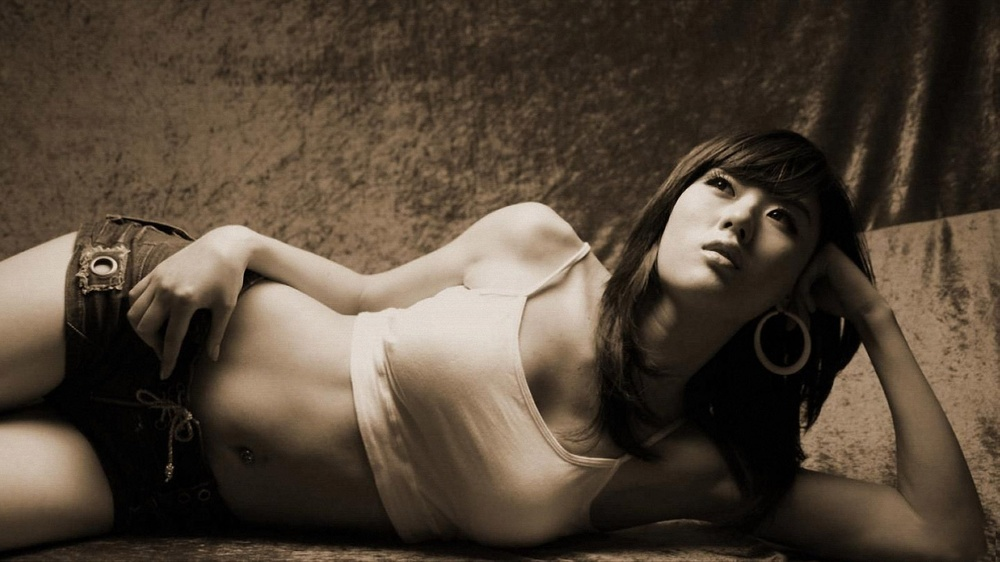
#> input picture 4.jpg, 1000 x 562 px, shrunk from 1600 x 900 before the run
$ python 02-Charpter1.5.2.py
#> lines starting #> are read from the running program, lines starting #| are printed output that depends on the picture
# -*-coding:utf-8-*-
# @Author: Damon0626
# @Time  : 18-11-4 下午11:04
# @Email : wwymsn@163.com
# @Software: PyCharm


import cv2
import numpy as np
'''
图像腐蚀：
即用图中暗色部分＂腐蚀＂掉图中的高亮部分．
'''
srcImage = cv2.imread("4.jpg")
#> srcImage is the input picture: shape (562, 1000, 3); mean B, G, R 54.7, 68.5, 81.7
while True:
	kernel = np.ones((15, 15))
	eroding = cv2.erode(srcImage, kernel=kernel)
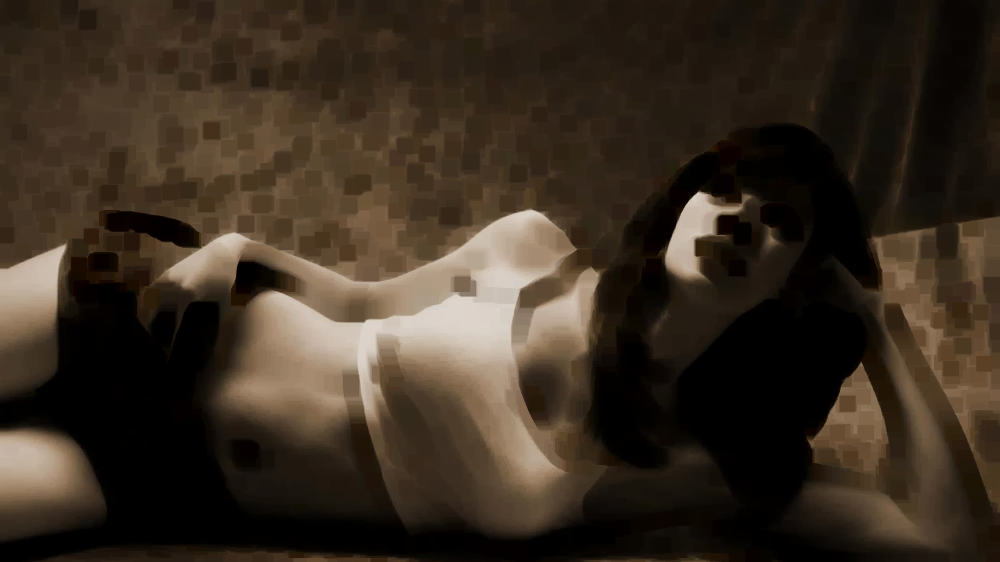
#> eroding: shape (562, 1000, 3); mean B, G, R 33.9, 46, 57.6
	cv2.imshow("show", eroding)

	if cv2.waitKey(1) == 27:
#> (key Esc is pressed here)
		break

cv2.destroyAllWindows()

$ run again, with frontPage.png saved as 4.jpg
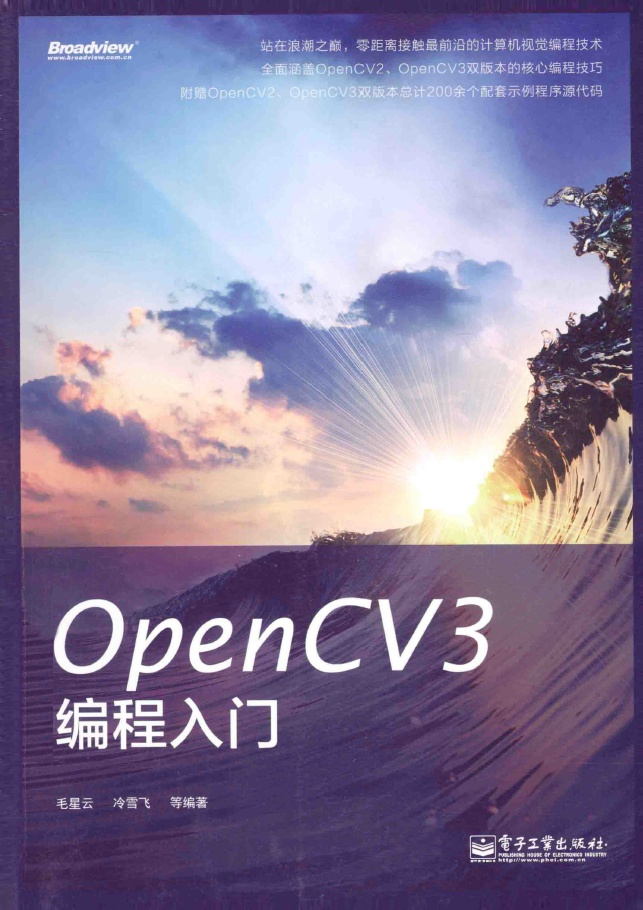
#> input picture frontPage.png, 643 x 910 px
#> srcImage is the input picture: shape (910, 643, 3); mean B, G, R 157.7, 127, 137.1
#> `eroding = cv2.erode(srcImage, kernel=kernel)`:
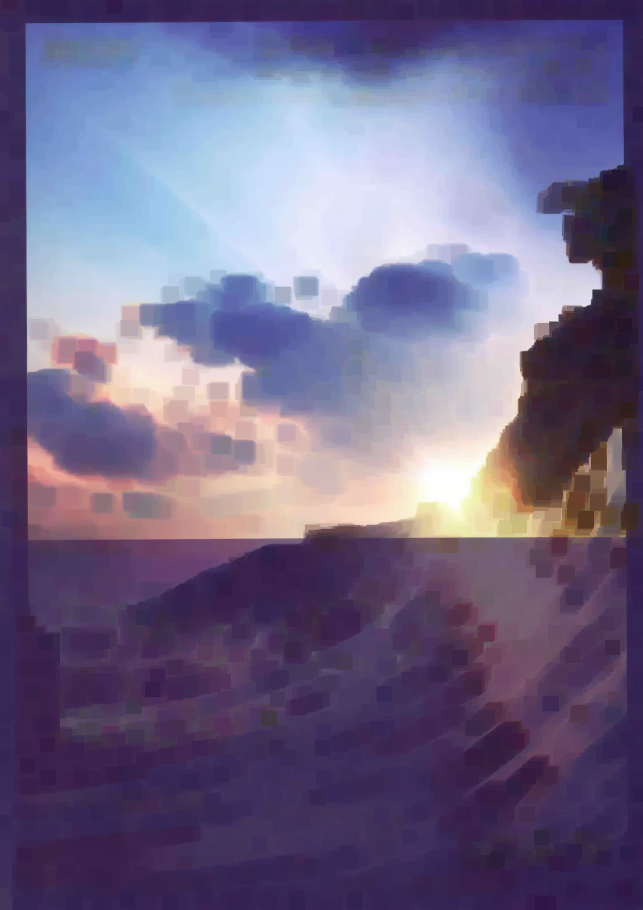
#> eroding: shape (910, 643, 3); mean B, G, R 134.9, 102.5, 112.3
